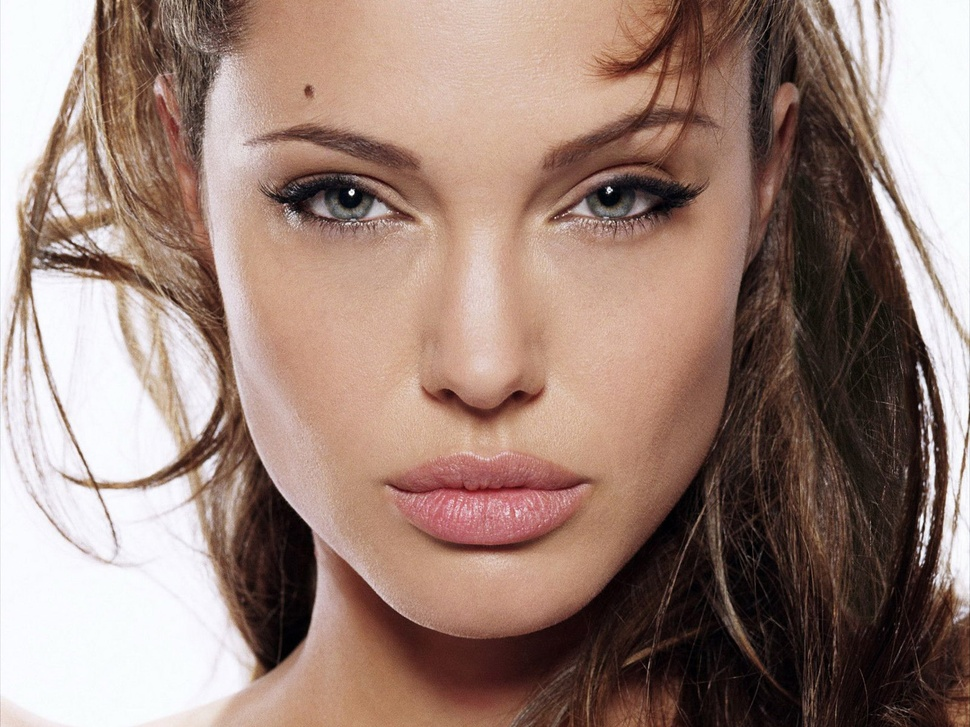
%> input picture Data/v01.jpg, 970 x 727 px, shrunk from 1600 x 1200 before the run
$ octave --eval "result = eye_detection(imread('Data/v01.jpg'));"   (GNU Octave 9; MATLAB toolbox functions it lacks are replaced by stand-ins)
%> lines starting %> are read from the running program, lines starting %| are printed output that depends on the picture
% Please edit this function only, and submit this Matlab file in a zip file
% along with your PDF report

function [left_x, right_x, left_y, right_y] = eye_detection(img)
% INPUT: RGB image
% OUTPUT: x and y coordinates of left and right eye.
% Please rewrite this function, and submit this file in Canvas (in a zip file with the report).
%img_num=10;
%for i = 1:img_num
%img = imread([img_path,img_dir(i).name]);
    img = img + 05;
    img=imsharpen(img,'radius',.5,'amount',.4);
    img=imadjust(img,[0.43,0.7]);
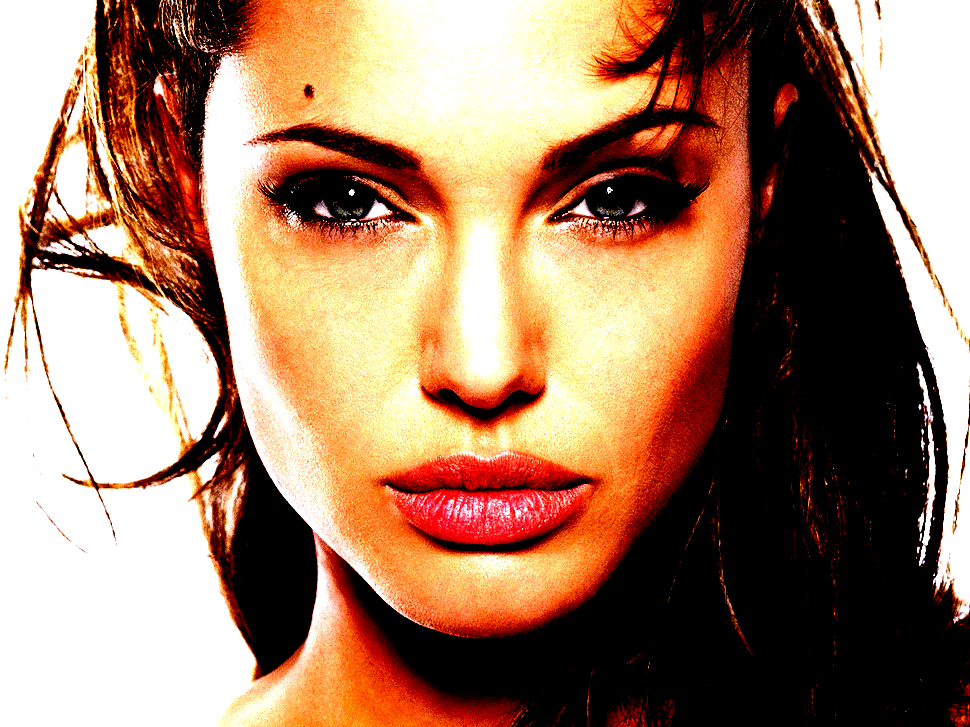
%> img: size 727x970x3 uint8; mean R, G, B 161.5, 125.9, 101.7
    I=rgb2gray(img);
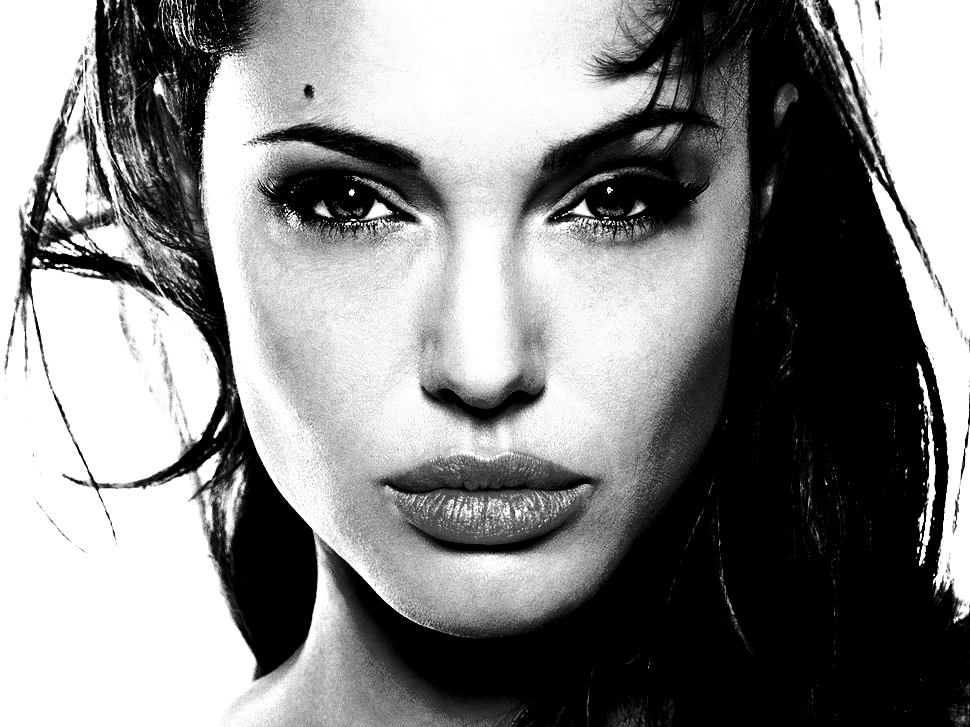
%> I: size 727x970 uint8; min 0, max 255, mean 133.8
    I2=imgaussfilt(I,0.2);
    %I=rgb2gray(img);
    points = detectBRISKFeatures(I2);
%> points = 4124 points; strongest (x, y): (352, 195), (920, 407), (609, 192), (923, 432), (609, 189)
    %f = figure;
    %imshow(I);
    %hold on;
    s=points.selectStrongest(03);
%> s = 3 points; (x, y): (352, 195), (920, 407), (609, 192)
    %plot(s);
    s.Location;
    left_x = (s.Location(1,1));
%> left_x = 351.9
    left_y = (s.Location(1,2));
%> left_y = 194.5
    right_x =(s.Location(2,1));
%> right_x = 919.9
    right_y =(s.Location(2,2));
%> right_y = 407.4
%> `result = eye_detection(imread('Data/v01.jpg'));`: result = 351.9
    %s.Location(3,1);
    %s.Location(3,2);

%end

$ run again, on Data/v03.jpg
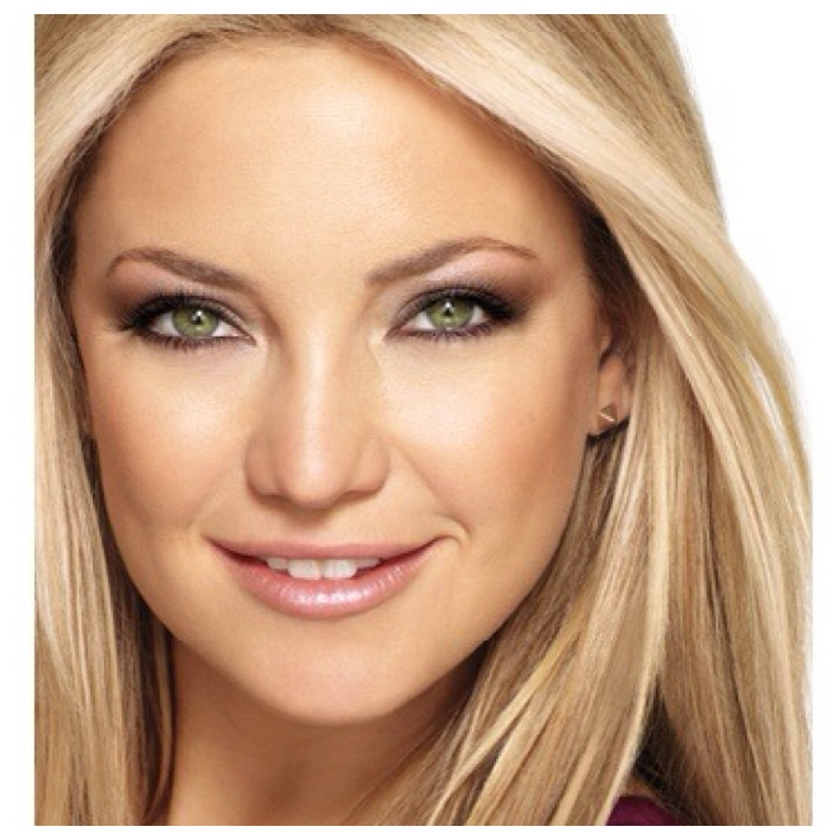
%> input picture Data/v03.jpg, 840 x 840 px, shrunk from 5120 x 5120 before the run
%> in eye_detection, `img=imadjust(img,[0.43,0.7]);`:
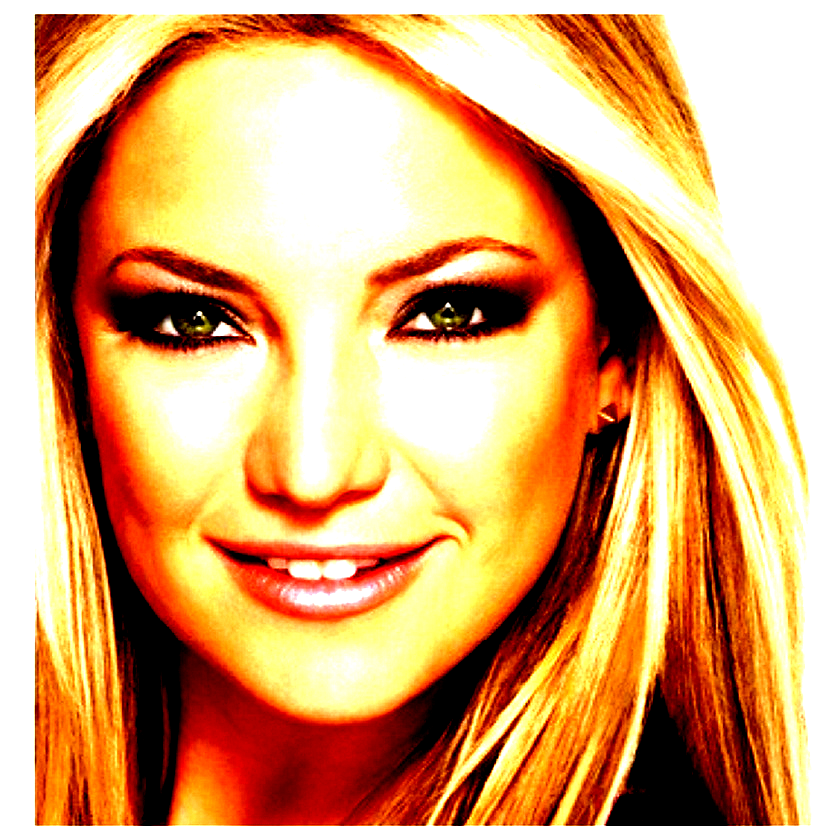
%> img: size 840x840x3 uint8; mean R, G, B 218, 166.1, 111.4
%> in eye_detection, `I=rgb2gray(img);`:
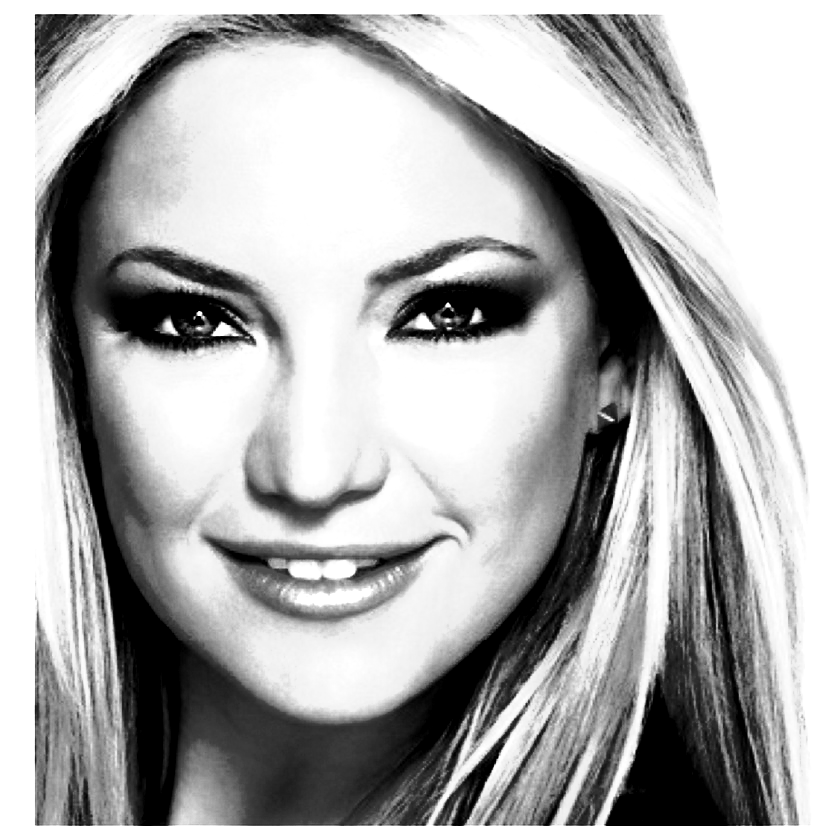
%> I: size 840x840 uint8; min 0, max 255, mean 175.4
%> points = 834 points; strongest (x, y): (449, 305), (200, 314), (200, 314), (200, 314), (449, 305)
%> s = 3 points; (x, y): (449, 305), (200, 314), (200, 314)
%> left_x = 448.6
%> left_y = 304.7
%> right_x = 200.3
%> right_y = 314.3
%> result = 448.6

$ run again, on Data/v04.jpg
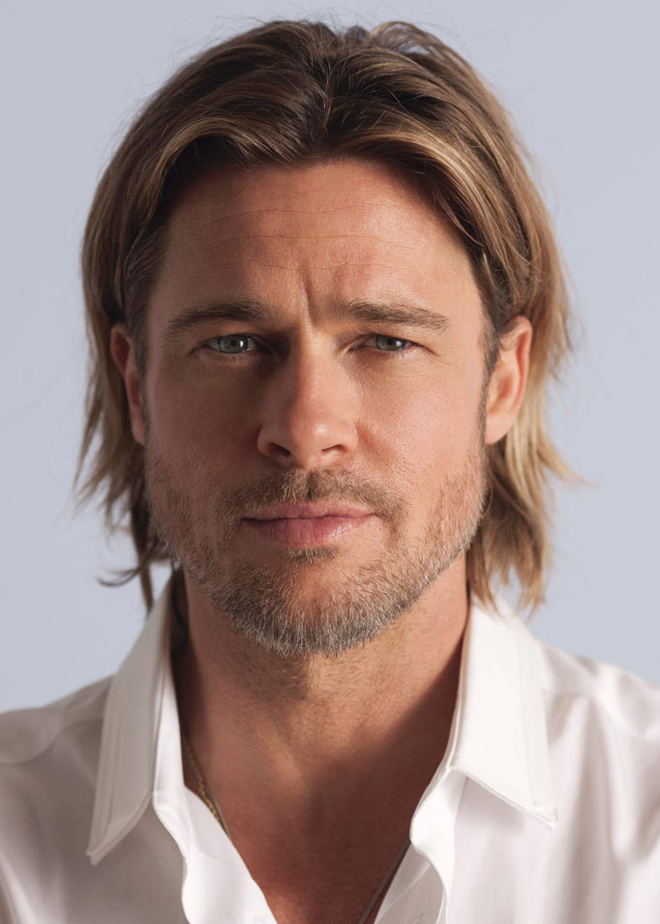
%> input picture Data/v04.jpg, 660 x 924 px
%> in eye_detection, `img=imadjust(img,[0.43,0.7]);`:
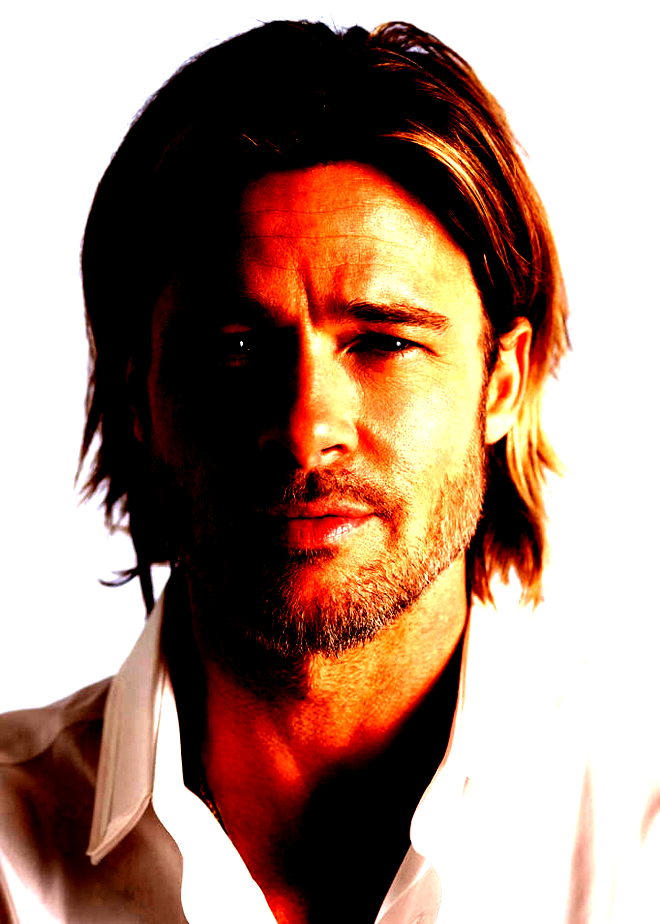
%> img: size 924x660x3 uint8; mean R, G, B 167.1, 136.8, 121.6
%> in eye_detection, `I=rgb2gray(img);`:
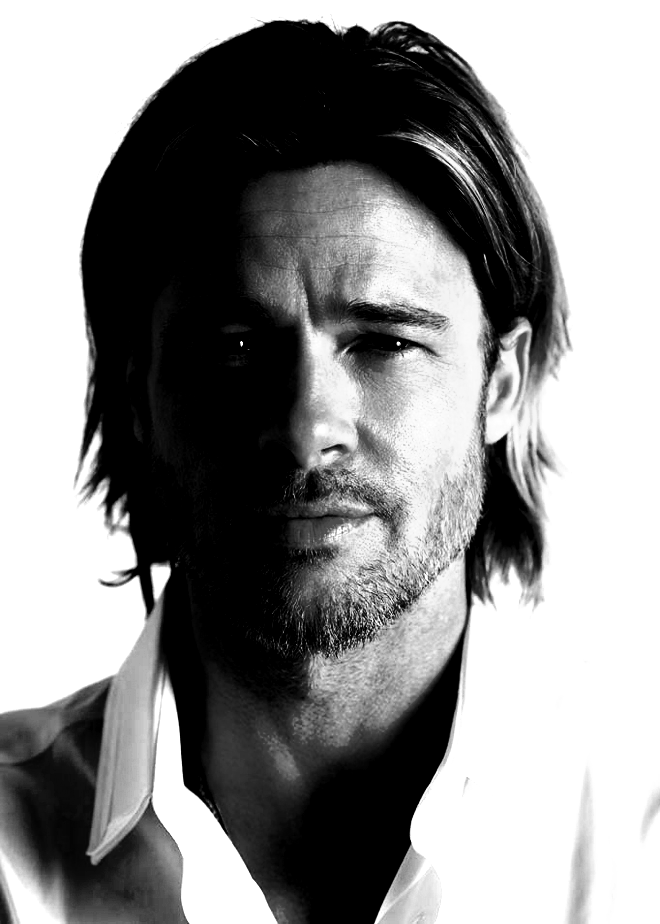
%> I: size 924x660 uint8; min 0, max 255, mean 144.1
%> points = 1483 points; strongest (x, y): (399, 344), (243, 344), (242, 344), (163, 573), (156, 570)
%> s = 3 points; (x, y): (399, 344), (243, 344), (242, 344)
%> left_x = 398.9
%> left_y = 343.6
%> right_x = 242.8
%> right_y = 344
%> result = 398.9
